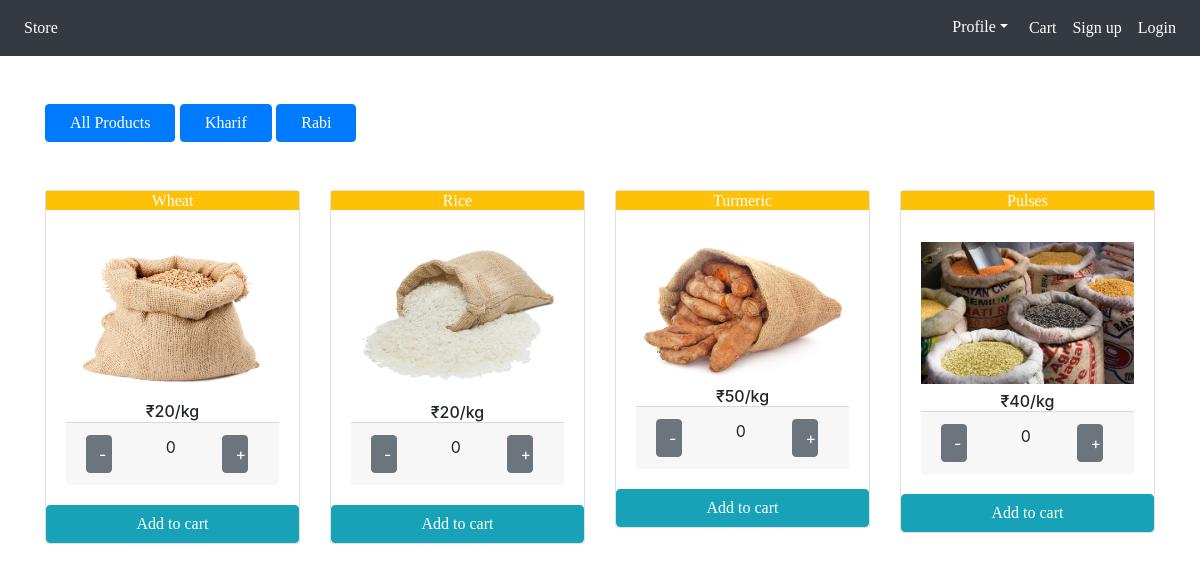
The page / on the database its author committed.
### store/models/category.py (models this page shows, shortened)
class Category(models.Model):
    name=models.CharField(max_length=20)
    @staticmethod
    def get_all_products():
        return Category.objects.all()

### store/models/product.py (models this page shows, shortened)
class Product(models.Model):
    name=models.CharField(max_length=50)
    price=models.IntegerField(default=0)
    description=models.CharField(max_length=200)
    image=models.ImageField(upload_to='products/')
    category=models.ForeignKey(Category,on_delete=models.CASCADE,default=1)
    @staticmethod
    def get_all_products():
        return Product.objects.all()

### store/views.py (the view, shortened to what this page needs)
# urls.py: path('',index,name='homepage'),
def index(request):
    if request.method=="GET":
        cart=request.session.get('cart')
        if not cart:
            request.session.cart={}
        products=None
        categories=Category.get_all_products()
        catid=request.GET.get('category')
        if catid:
            products=Product.get_all_products_by_id(catid)
        else:
            products=Product.get_all_products()
        data={}
        data['products']=products
        data['categories']=categories
        return render(request,'index.html',data)

### store/templatetags/cart.py (called while the page is built)
@register.filter(name='cart_count')
def cart_qty(product,cart):
    keys=cart.keys()
    for id in keys:
        if int(id)==product.id:
            return cart.get(id)
    return 0

### store/templates/index.html (shortened to what this page needs)
<!DOCTYPE html>
<html>
<head>
	  <link rel="stylesheet" href="https://maxcdn.bootstrapcdn.com/bootstrap/4.1.3/css/bootstrap.min.css">
	  <link rel="stylesheet" href="https://cdnjs.cloudflare.com/ajax/libs/font-awesome/4.7.0/css/font-awesome.min.css">
</head>
<body>
<nav class="navbar navbar-expand-lg navbar-dark bg-dark">
  <div class="collapse navbar-collapse" id="navbarSupportedContent">
    <ul class="navbar-nav mr-auto">
      <li class="nav-item">
        <a class="nav-link" href="/" style="font-family:'Times New Roman';color:white;">Store</a>
      </li>
	</ul>
	<ul class="nav navbar-nav navbar-right">
      <li class="dropdown" style="font-family:'Times New Roman';color:white;"><a class="btn dropdown-toggle" data-toggle="dropdown">Profile</a>
      {% if request.session.customer_id != None%}
      <li class="nav-item">
        <a class="nav-link" href="/cart" style="font-family:'Times New Roman';color:white;">Cart  <span class="badge badge-info">{{request.session.cart.keys|length}}</span></a>
      </li>
      <li class="nav-item">
        <a class="nav-link" href="/orders" style="font-family:'Times New Roman';color:white;">Orders</a>
      </li>
      <li class="nav-item">
        <a class="nav-link" href="/logout" style="font-family:'Times New Roman';color:white;">Logout</a>
      </li>
      {% else %}
      <li class="nav-item">
        <a class="nav-link" href="/cart" style="font-family:'Times New Roman';color:white;">Cart</a>
      </li>
      <li class="nav-item">
        <a class="nav-link" href="/signup" style="font-family:'Times New Roman';color:white;">Sign up</a>
      </li>
      <li class="nav-item">
        <a class="nav-link" href="/login" style="font-family:'Times New Roman';color:white;">Login</a>
    </li>
    {% endif %}
  </div>
</nav>
<br>
<br>
{% load cart %}
<div class="container">
    <div class="row">
          <div class="col-md-4">
            <button type="button" class="btn btn-primary px-4" style="font-family:Times New Roman"><a href="/" style="font-family:'Times New Roman';color:white;text-decoration:none">All Products</a></button>
            {%for category in categories %}
            <button type="button" class="btn btn-primary px-4" style="font-family:Times New Roman"><a href="/?category={{category.id}}" style="font-family:'Times New Roman';color:white;text-decoration:none">{{category.name}}</a></button>
            {% endfor %}
        </div>
      </div>
<br>
<br>
<div class="row">
{%for product in products %}
			<div class="col-lg-3 col-md-3 col-sm-12">
					<div class="card mx-auto">
						<h6 class="card-title bg-warning text-white" style="font-family:Times New Roman"><center>{{product.name}}</center></h6>
						<div class="card-body">
							<img src="{{product.image.url}}" class="img-fluid mb-2" width="800px" height="572px">
							<center><h6 class="card-text">₹{{product.price}}/kg</h6></center>
              <div class="card-footer row no-gutters">
                <form action="/" method="POST">
                <input type="submit" value="-" class="col-2 btn btn-block btn-secondary">
                </form>
                  <div class="text-center col">
                    {{product|cart_count:request.session.cart}}
                  </div>
                <form action="/" method="POST">
                <input type="submit" value="+" class="col-2 btn btn-block btn-secondary">
                </form>
              </div>
						</div>
              <form action="/" method="POST">
              <button class="btn btn-info text-white" type="submit" name="Add to cart" style="width:100%;font-family:'Times New Roman'">Add to cart</button>
            </form>
					</div>
					<br>
					<br>
			</div>
            {% endfor %}
        </div>
</body>
</html>

### rows shown on the page
Category: name "Kharif"
Category: name "Rabi"
Product: name "Wheat", image (picture), price "20", session "0"
Product: name "Rice", image (picture), price "20", session "0"
Product: name "Turmeric", image (picture), price "50", session "0"
Product: name "Pulses", image (picture), price "40", session "0"
